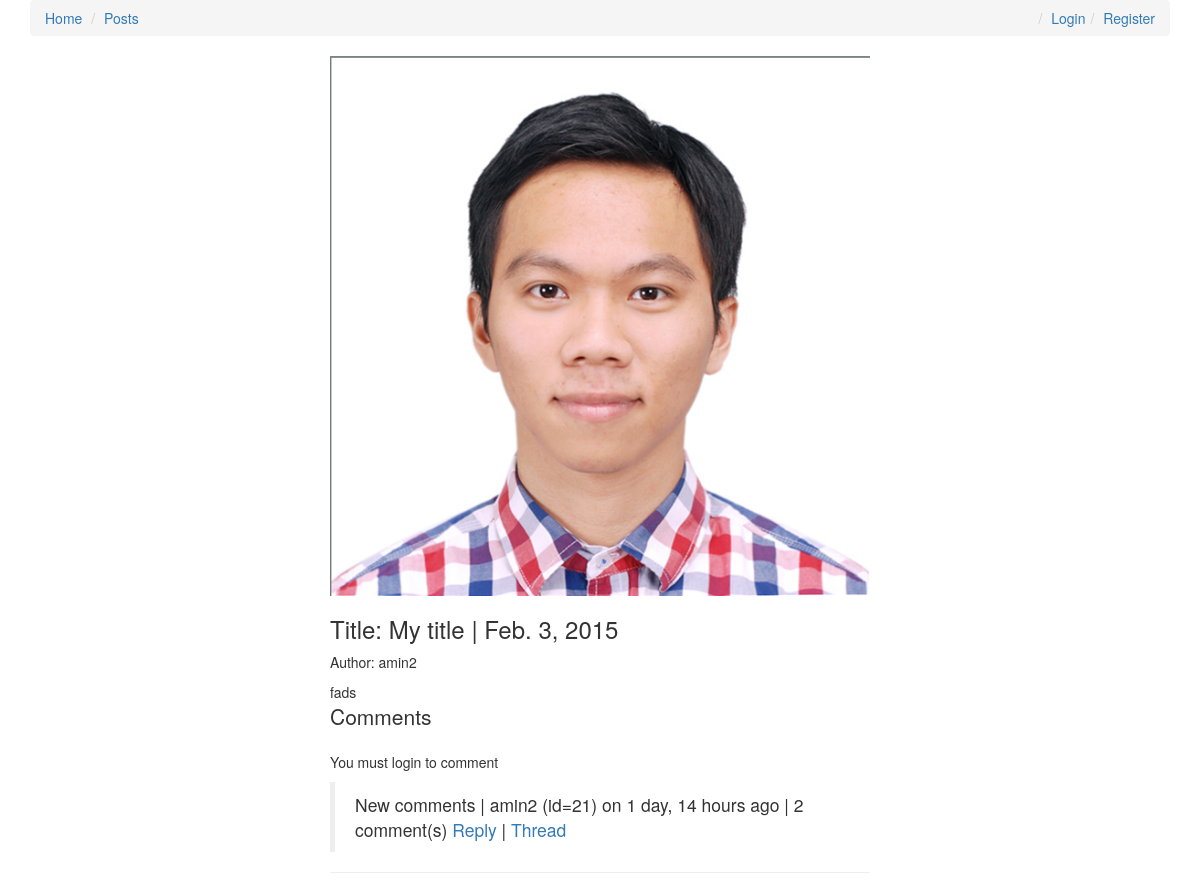
Page /my-title/ on the committed database.
### posts/models.py (models this page shows, shortened)
class Post(models.Model):
	user = models.ForeignKey(settings.AUTH_USER_MODEL, default=1)
	title = models.CharField(max_length=120)
	slug = models.SlugField(unique=True)
	image = models.ImageField(upload_to=upload_location, null=True, blank=True, width_field="width_field", height_field="height_field")
	height_field = models.IntegerField(default=0)
	width_field = models.IntegerField(default=0)
	content = models.TextField()
	draft = models.BooleanField(default=False)
	publish = models.DateField(auto_now=False, auto_now_add=False)
	update = models.DateTimeField(auto_now = True, auto_now_add=False)
	timestamp = models.DateTimeField(auto_now=False, auto_now_add=True)
	read_time = models.TimeField(null=True, blank=True)
	objects = PostManager()
	class Meta:
		ordering = ['-id', '-timestamp', '-update']
	def get_markdown(self):
		content = self.content
		return mark_safe(markdown(content))
	@property
	def comments(self):
		instance = self
		qs = Comment.objects.filter_by_instance(instance)
		return qs
	@property
	def get_content_type(self):
		instance = self
		content_type = ContentType.objects.get_for_model(instance.__class__)
		return content_type

### comments/models.py (models this page shows, shortened)
class Comment(models.Model):
	user = models.ForeignKey(settings.AUTH_USER_MODEL, default=1)
	content = models.TextField()
	timestamp = models.DateTimeField(auto_now_add=True)
	content_type = models.ForeignKey(ContentType, on_delete=models.CASCADE)
	object_id = models.PositiveIntegerField()
	content_object = GenericForeignKey('content_type', 'object_id')
	parent = models.ForeignKey("self", null=True, blank=True)
	objects = CommentManager()
	class Meta:
		ordering = ["-timestamp"]
	def __str__(self):
		return str(self.user.username)
	def get_absolute_url(self):
		return reverse("comments:thread", kwargs={"id": self.id})
	def children(self):
		return Comment.objects.filter(parent=self)

### posts/views.py (the view, shortened to what this page needs)
# urls.py: url(r'^(?P<slug>[\w-]+)/$', post_detail, name='detail'),
def post_detail(request, slug=None):
	instance = get_object_or_404(Post, slug = slug)
	if instance.publish > timezone.now().date() or instance.draft:
		if not request.user.is_staff  or not request.user.is_superuser:
			raise Http404
	share_string = quote_plus(instance.content)
	print(instance.content)
	print(get_read_time(instance.content))
	comments = instance.comments
	initial_data = {
		"content_type": instance.get_content_type,
		"object_id": instance.id
	}
	form = CommentForm(request.POST or None, initial=initial_data)
	context = {
		"title": instance.title,
		"instance": instance,
		"share_string": share_string,
		"comments": comments,
		"comment_form": form,
	}
	return render(request, 'post_detail.html', context)

### comments/models.py (called while the page is built)
	def filter_by_instance(self, instance):
		content_type = ContentType.objects.get_for_model(instance.__class__)
		obj_id = instance.id
		qs = super(CommentManager, self).filter(content_type=content_type, object_id=obj_id).filter(parent=None)
		return qs

### posts/models.py (called while the page is built)
	def all(self, *args, **kwargs):
		return super(PostManager, self).filter(draft=False).filter(publish__lte=timezone.now())

### posts/templatetags/urlify.py (called while the page is built)
@register.filter
def urlify(value):
	return quote_plus(value)

### posts/utils.py (called while the page is built)
def count_words(html_string):
	word_string = strip_tags(html_string)
	count = len(re.findall(r'\w+', word_string))
	return count

def get_read_time(html_string):
	count = count_words(html_string)
	read_time_min = (count/200.0)
	read_time_sec = read_time_min * 60
	read_time = str(datetime.timedelta(seconds=read_time_sec))
	read_time = datetime.timedelta(seconds=read_time_min)
	return read_time

### posts/templates/post_detail.html (shortened to what this page needs)
{% extends 'base.html' %} {% load urlify %} {% load crispy_forms_tags %} {% block head %} {{ instance.title }} {% endblock%} {% block content %}
<div class="col-sm-6 col-sm-offset-3">
    {% if instance.image %}
    <img src="{{instance.image.url}}" alt="" class="img-responsive"> {% endif %}
    <h3>Title: {{ title }} {% if instance.draft %} <span style="color:red">Draft</span> {% endif %}| {{ instance.publish }}</h3> {% if instance.user.get_full_name %}
    <p>Author: {{ instance.user.get_full_name }}</p>
    {% else %}
    <p>Author: {{ instance.user }}</p>
    {% endif %}
    <div class="content-markdown post-detail-item">
        {{ instance.content }}
    </div>
    <div>
        <p class="lead">Comments</p>
        {% if request.user.is_authenticated %}
        <form action="." method="POST">
            {% csrf_token %} {{ comment_form | crispy}}
            <input type="submit" value="Post comment" class="btn btn-default">
        </form>
        {% else %}
        <p>You must login to comment</p>
        {% endif %}
        {% for i in comments %}
        <blockquote>
            <div class="">{{ i.content }} | {{ i.user }} (id={{i.id}}) on {{ i.timestamp|timesince }} ago | {% if i.children.count > 0 %} {{ i.children.count }} comment(s) {% endif %}<a href="#" class="comment-reply-btn">Reply</a> | <a href="{{i.get_absolute_url}}">Thread</a></div>
        </blockquote>
        {% endfor %}
    </div>
    <hr>
</div>
{% endblock %}

### rows in the picture
Post: image (picture), title "My title", publish "Feb. 3, 2015", user "amin2", content "fads"
Comment: content "New comments", user "amin2", id "21", timestamp "1 day, 14 hours", children.count "2"
